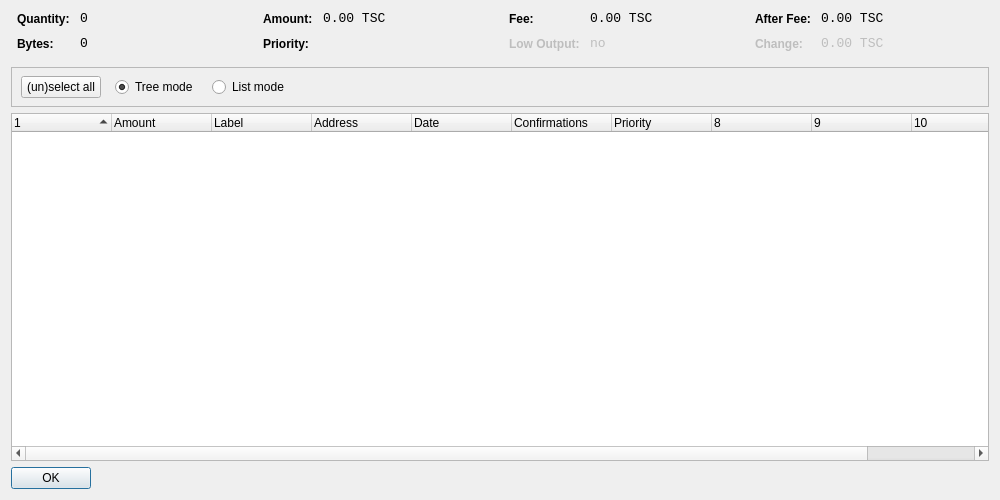
<?xml version="1.0" encoding="UTF-8"?>
<ui version="4.0">
 <class>CoinControlDialog</class>
 <widget class="QDialog" name="CoinControlDialog">
  <property name="geometry">
   <rect>
    <x>0</x>
    <y>0</y>
    <width>1000</width>
    <height>500</height>
   </rect>
  </property>
  <property name="windowTitle">
   <string>Coin Control</string>
  </property>
  <property name="styleSheet">
   <string notr="true">background-image: url(:/images/2s);</string>
  </property>
  <layout class="QVBoxLayout" name="verticalLayout">
   <item>
    <layout class="QHBoxLayout" name="horizontalLayoutTop" stretch="0,0,0,0">
     <property name="topMargin">
      <number>0</number>
     </property>
     <property name="bottomMargin">
      <number>10</number>
     </property>
     <item>
      <layout class="QFormLayout" name="formLayoutCoinControl1">
       <property name="horizontalSpacing">
        <number>10</number>
       </property>
       <property name="verticalSpacing">
        <number>10</number>
       </property>
       <property name="leftMargin">
        <number>6</number>
       </property>
       <property name="rightMargin">
        <number>6</number>
       </property>
       <item row="0" column="0">
        <widget class="QLabel" name="labelCoinControlQuantityText">
         <property name="styleSheet">
          <string notr="true">font-weight:bold;</string>
         </property>
         <property name="text">
          <string>Quantity:</string>
         </property>
        </widget>
       </item>
       <item row="0" column="1">
        <widget class="QLabel" name="labelCoinControlQuantity">
         <property name="font">
          <font>
           <family>Monospace</family>
           <pointsize>10</pointsize>
          </font>
         </property>
         <property name="cursor">
          <cursorShape>IBeamCursor</cursorShape>
         </property>
         <property name="contextMenuPolicy">
          <enum>Qt::ActionsContextMenu</enum>
         </property>
         <property name="text">
          <string notr="true">0</string>
         </property>
         <property name="textInteractionFlags">
          <set>Qt::LinksAccessibleByMouse|Qt::TextSelectableByKeyboard|Qt::TextSelectableByMouse</set>
         </property>
        </widget>
       </item>
       <item row="1" column="0">
        <widget class="QLabel" name="labelCoinControlBytesText">
         <property name="styleSheet">
          <string notr="true">font-weight:bold;</string>
         </property>
         <property name="text">
          <string>Bytes:</string>
         </property>
        </widget>
       </item>
       <item row="1" column="1">
        <widget class="QLabel" name="labelCoinControlBytes">
         <property name="font">
          <font>
           <family>Monospace</family>
           <pointsize>10</pointsize>
          </font>
         </property>
         <property name="cursor">
          <cursorShape>IBeamCursor</cursorShape>
         </property>
         <property name="contextMenuPolicy">
          <enum>Qt::ActionsContextMenu</enum>
         </property>
         <property name="text">
          <string notr="true">0</string>
         </property>
         <property name="textInteractionFlags">
          <set>Qt::LinksAccessibleByMouse|Qt::TextSelectableByKeyboard|Qt::TextSelectableByMouse</set>
         </property>
        </widget>
       </item>
      </layout>
     </item>
     <item>
      <layout class="QFormLayout" name="formLayoutCoinControl2">
       <property name="horizontalSpacing">
        <number>10</number>
       </property>
       <property name="verticalSpacing">
        <number>10</number>
       </property>
       <property name="leftMargin">
        <number>6</number>
       </property>
       <property name="rightMargin">
        <number>6</number>
       </property>
       <item row="0" column="0">
        <widget class="QLabel" name="labelCoinControlAmountText">
         <property name="styleSheet">
          <string notr="true">font-weight:bold;</string>
         </property>
         <property name="text">
          <string>Amount:</string>
         </property>
        </widget>
       </item>
       <item row="0" column="1">
        <widget class="QLabel" name="labelCoinControlAmount">
         <property name="font">
          <font>
           <family>Monospace</family>
           <pointsize>10</pointsize>
          </font>
         </property>
         <property name="cursor">
          <cursorShape>IBeamCursor</cursorShape>
         </property>
         <property name="contextMenuPolicy">
          <enum>Qt::ActionsContextMenu</enum>
         </property>
         <property name="text">
          <string notr="true">0.00 TSC</string>
         </property>
         <property name="textInteractionFlags">
          <set>Qt::LinksAccessibleByMouse|Qt::TextSelectableByKeyboard|Qt::TextSelectableByMouse</set>
         </property>
        </widget>
       </item>
       <item row="1" column="0">
        <widget class="QLabel" name="labelCoinControlPriorityText">
         <property name="styleSheet">
          <string notr="true">font-weight:bold;</string>
         </property>
         <property name="text">
          <string>Priority:</string>
         </property>
        </widget>
       </item>
       <item row="1" column="1">
        <widget class="QLabel" name="labelCoinControlPriority">
         <property name="font">
          <font>
           <family>Monospace</family>
           <pointsize>10</pointsize>
          </font>
         </property>
         <property name="cursor">
          <cursorShape>IBeamCursor</cursorShape>
         </property>
         <property name="contextMenuPolicy">
          <enum>Qt::ActionsContextMenu</enum>
         </property>
         <property name="text">
          <string/>
         </property>
         <property name="textInteractionFlags">
          <set>Qt::LinksAccessibleByMouse|Qt::TextSelectableByKeyboard|Qt::TextSelectableByMouse</set>
         </property>
        </widget>
       </item>
      </layout>
     </item>
     <item>
      <layout class="QFormLayout" name="formLayoutCoinControl3">
       <property name="horizontalSpacing">
        <number>10</number>
       </property>
       <property name="verticalSpacing">
        <number>10</number>
       </property>
       <property name="leftMargin">
        <number>6</number>
       </property>
       <property name="rightMargin">
        <number>6</number>
       </property>
       <item row="0" column="0">
        <widget class="QLabel" name="labelCoinControlFeeText">
         <property name="styleSheet">
          <string notr="true">font-weight:bold;</string>
         </property>
         <property name="text">
          <string>Fee:</string>
         </property>
        </widget>
       </item>
       <item row="0" column="1">
        <widget class="QLabel" name="labelCoinControlFee">
         <property name="font">
          <font>
           <family>Monospace</family>
           <pointsize>10</pointsize>
          </font>
         </property>
         <property name="cursor">
          <cursorShape>IBeamCursor</cursorShape>
         </property>
         <property name="contextMenuPolicy">
          <enum>Qt::ActionsContextMenu</enum>
         </property>
         <property name="text">
          <string notr="true">0.00 TSC</string>
         </property>
         <property name="textInteractionFlags">
          <set>Qt::LinksAccessibleByMouse|Qt::TextSelectableByKeyboard|Qt::TextSelectableByMouse</set>
         </property>
        </widget>
       </item>
       <item row="1" column="0">
        <widget class="QLabel" name="labelCoinControlLowOutputText">
         <property name="enabled">
          <bool>false</bool>
         </property>
         <property name="styleSheet">
          <string notr="true">font-weight:bold;</string>
         </property>
         <property name="text">
          <string>Low Output:</string>
         </property>
        </widget>
       </item>
       <item row="1" column="1">
        <widget class="QLabel" name="labelCoinControlLowOutput">
         <property name="enabled">
          <bool>false</bool>
         </property>
         <property name="font">
          <font>
           <family>Monospace</family>
           <pointsize>10</pointsize>
          </font>
         </property>
         <property name="cursor">
          <cursorShape>IBeamCursor</cursorShape>
         </property>
         <property name="contextMenuPolicy">
          <enum>Qt::ActionsContextMenu</enum>
         </property>
         <property name="text">
          <string notr="true">no</string>
         </property>
         <property name="textInteractionFlags">
          <set>Qt::LinksAccessibleByMouse|Qt::TextSelectableByKeyboard|Qt::TextSelectableByMouse</set>
         </property>
        </widget>
       </item>
      </layout>
     </item>
     <item>
      <layout class="QFormLayout" name="formLayoutCoinControl4">
       <property name="horizontalSpacing">
        <number>10</number>
       </property>
       <property name="verticalSpacing">
        <number>10</number>
       </property>
       <property name="leftMargin">
        <number>6</number>
       </property>
       <property name="rightMargin">
        <number>6</number>
       </property>
       <item row="0" column="0">
        <widget class="QLabel" name="labelCoinControlAfterFeeText">
         <property name="styleSheet">
          <string notr="true">font-weight:bold;</string>
         </property>
         <property name="text">
          <string>After Fee:</string>
         </property>
        </widget>
       </item>
       <item row="0" column="1">
        <widget class="QLabel" name="labelCoinControlAfterFee">
         <property name="font">
          <font>
           <family>Monospace</family>
           <pointsize>10</pointsize>
          </font>
         </property>
         <property name="cursor">
          <cursorShape>IBeamCursor</cursorShape>
         </property>
         <property name="contextMenuPolicy">
          <enum>Qt::ActionsContextMenu</enum>
         </property>
         <property name="text">
          <string notr="true">0.00 TSC</string>
         </property>
         <property name="textInteractionFlags">
          <set>Qt::LinksAccessibleByMouse|Qt::TextSelectableByKeyboard|Qt::TextSelectableByMouse</set>
         </property>
        </widget>
       </item>
       <item row="1" column="0">
        <widget class="QLabel" name="labelCoinControlChangeText">
         <property name="enabled">
          <bool>false</bool>
         </property>
         <property name="styleSheet">
          <string notr="true">font-weight:bold;</string>
         </property>
         <property name="text">
          <string>Change:</string>
         </property>
        </widget>
       </item>
       <item row="1" column="1">
        <widget class="QLabel" name="labelCoinControlChange">
         <property name="enabled">
          <bool>false</bool>
         </property>
         <property name="font">
          <font>
           <family>Monospace</family>
           <pointsize>10</pointsize>
          </font>
         </property>
         <property name="cursor">
          <cursorShape>IBeamCursor</cursorShape>
         </property>
         <property name="contextMenuPolicy">
          <enum>Qt::ActionsContextMenu</enum>
         </property>
         <property name="text">
          <string notr="true">0.00 TSC</string>
         </property>
         <property name="textInteractionFlags">
          <set>Qt::LinksAccessibleByMouse|Qt::TextSelectableByKeyboard|Qt::TextSelectableByMouse</set>
         </property>
        </widget>
       </item>
      </layout>
     </item>
    </layout>
   </item>
   <item>
    <widget class="QFrame" name="frame">
     <property name="minimumSize">
      <size>
       <width>0</width>
       <height>40</height>
      </size>
     </property>
     <property name="frameShape">
      <enum>QFrame::StyledPanel</enum>
     </property>
     <property name="frameShadow">
      <enum>QFrame::Sunken</enum>
     </property>
     <widget class="QWidget" name="horizontalLayoutWidget">
      <property name="geometry">
       <rect>
        <x>10</x>
        <y>0</y>
        <width>781</width>
        <height>41</height>
       </rect>
      </property>
      <layout class="QHBoxLayout" name="horizontalLayoutPanel" stretch="0,0,0,0">
       <property name="spacing">
        <number>14</number>
       </property>
       <item>
        <widget class="QPushButton" name="pushButtonSelectAll">
         <property name="sizePolicy">
          <sizepolicy hsizetype="Maximum" vsizetype="Fixed">
           <horstretch>0</horstretch>
           <verstretch>0</verstretch>
          </sizepolicy>
         </property>
         <property name="text">
          <string>(un)select all</string>
         </property>
        </widget>
       </item>
       <item>
        <widget class="QRadioButton" name="radioTreeMode">
         <property name="sizePolicy">
          <sizepolicy hsizetype="Maximum" vsizetype="Fixed">
           <horstretch>0</horstretch>
           <verstretch>0</verstretch>
          </sizepolicy>
         </property>
         <property name="text">
          <string>Tree mode</string>
         </property>
         <property name="checked">
          <bool>true</bool>
         </property>
        </widget>
       </item>
       <item>
        <widget class="QRadioButton" name="radioListMode">
         <property name="sizePolicy">
          <sizepolicy hsizetype="Maximum" vsizetype="Fixed">
           <horstretch>0</horstretch>
           <verstretch>0</verstretch>
          </sizepolicy>
         </property>
         <property name="text">
          <string>List mode</string>
         </property>
        </widget>
       </item>
       <item>
        <spacer name="horizontalSpacer">
         <property name="orientation">
          <enum>Qt::Horizontal</enum>
         </property>
         <property name="sizeHint" stdset="0">
          <size>
           <width>40</width>
           <height>20</height>
          </size>
         </property>
        </spacer>
       </item>
      </layout>
     </widget>
    </widget>
   </item>
   <item>
    <widget class="CoinControlTreeWidget" name="treeWidget">
     <property name="contextMenuPolicy">
      <enum>Qt::CustomContextMenu</enum>
     </property>
     <property name="sortingEnabled">
      <bool>false</bool>
     </property>
     <property name="columnCount">
      <number>11</number>
     </property>
     <attribute name="headerShowSortIndicator" stdset="0">
      <bool>true</bool>
     </attribute>
     <attribute name="headerStretchLastSection">
      <bool>false</bool>
     </attribute>
     <column>
      <property name="text">
       <string/>
      </property>
     </column>
     <column>
      <property name="text">
       <string>Amount</string>
      </property>
     </column>
     <column>
      <property name="text">
       <string>Label</string>
      </property>
     </column>
     <column>
      <property name="text">
       <string>Address</string>
      </property>
     </column>
     <column>
      <property name="text">
       <string>Date</string>
      </property>
     </column>
     <column>
      <property name="text">
       <string>Confirmations</string>
      </property>
      <property name="toolTip">
       <string>Confirmed</string>
      </property>
     </column>
     <column>
      <property name="text">
       <string>Priority</string>
      </property>
     </column>
     <column>
      <property name="text">
       <string/>
      </property>
     </column>
     <column>
      <property name="text">
       <string/>
      </property>
     </column>
     <column>
      <property name="text">
       <string/>
      </property>
     </column>
     <column>
      <property name="text">
       <string/>
      </property>
     </column>
    </widget>
   </item>
   <item>
    <widget class="QDialogButtonBox" name="buttonBox">
     <property name="sizePolicy">
      <sizepolicy hsizetype="Maximum" vsizetype="Fixed">
       <horstretch>0</horstretch>
       <verstretch>0</verstretch>
      </sizepolicy>
     </property>
     <property name="orientation">
      <enum>Qt::Horizontal</enum>
     </property>
     <property name="standardButtons">
      <set>QDialogButtonBox::Ok</set>
     </property>
    </widget>
   </item>
  </layout>
 </widget>
 <customwidgets>
  <customwidget>
   <class>CoinControlTreeWidget</class>
   <extends>QTreeWidget</extends>
   <header>coincontroltreewidget.h</header>
  </customwidget>
 </customwidgets>
 <resources/>
 <connections/>
</ui>
